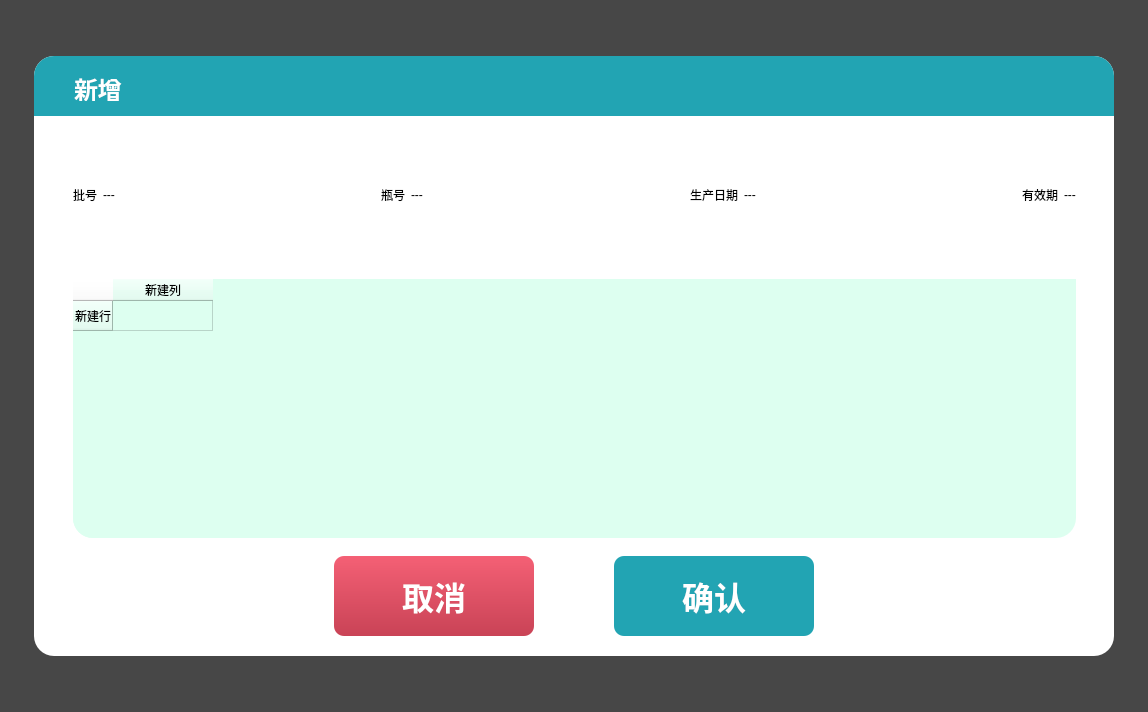
<?xml version="1.0" encoding="UTF-8"?>
<ui version="4.0">
 <class>DQualityManageInstallByScan</class>
 <widget class="QWidget" name="DQualityManageInstallByScan">
  <property name="geometry">
   <rect>
    <x>0</x>
    <y>0</y>
    <width>1148</width>
    <height>712</height>
   </rect>
  </property>
  <property name="windowTitle">
   <string>Form</string>
  </property>
  <property name="styleSheet">
   <string notr="true">image: none;
background: none;

background-color: rgba(0, 0, 0, 120);</string>
  </property>
  <layout class="QGridLayout" name="gridLayout">
   <item row="0" column="1">
    <spacer name="verticalSpacer_2">
     <property name="orientation">
      <enum>Qt::Vertical</enum>
     </property>
     <property name="sizeHint" stdset="0">
      <size>
       <width>20</width>
       <height>88</height>
      </size>
     </property>
    </spacer>
   </item>
   <item row="1" column="0">
    <spacer name="horizontalSpacer">
     <property name="orientation">
      <enum>Qt::Horizontal</enum>
     </property>
     <property name="sizeHint" stdset="0">
      <size>
       <width>16</width>
       <height>20</height>
      </size>
     </property>
    </spacer>
   </item>
   <item row="1" column="1">
    <widget class="QWidget" name="widget" native="true">
     <property name="minimumSize">
      <size>
       <width>1080</width>
       <height>600</height>
      </size>
     </property>
     <property name="styleSheet">
      <string notr="true">image: none;
border-image: none;
background-image: none;

background: #FFFFFF;
border-radius: 20px;</string>
     </property>
     <widget class="QLabel" name="label_name">
      <property name="geometry">
       <rect>
        <x>40</x>
        <y>20</y>
        <width>241</width>
        <height>25</height>
       </rect>
      </property>
      <property name="styleSheet">
       <string notr="true">background: transparent;

width: 46px;
height: 23px;
font-family: PingFang SC;
font-weight: 500;
font-size: 24px;
color: #ffffff;
line-height: 34px;</string>
      </property>
      <property name="text">
       <string>新增</string>
      </property>
     </widget>
     <widget class="QWidget" name="layoutWidget">
      <property name="geometry">
       <rect>
        <x>30</x>
        <y>70</y>
        <width>1021</width>
        <height>421</height>
       </rect>
      </property>
      <layout class="QVBoxLayout" name="verticalLayout" stretch="1,2">
       <item>
        <widget class="QWidget" name="widget_3" native="true">
         <layout class="QHBoxLayout" name="horizontalLayout">
          <item>
           <widget class="QLabel" name="label">
            <property name="text">
             <string>批号</string>
            </property>
           </widget>
          </item>
          <item>
           <widget class="QLabel" name="lab_batchNum">
            <property name="text">
             <string>---</string>
            </property>
           </widget>
          </item>
          <item>
           <spacer name="horizontalSpacer_3">
            <property name="orientation">
             <enum>Qt::Horizontal</enum>
            </property>
            <property name="sizeHint" stdset="0">
             <size>
              <width>40</width>
              <height>20</height>
             </size>
            </property>
           </spacer>
          </item>
          <item>
           <widget class="QLabel" name="label_5">
            <property name="text">
             <string>瓶号</string>
            </property>
           </widget>
          </item>
          <item>
           <widget class="QLabel" name="lab_bottleNum">
            <property name="text">
             <string>---</string>
            </property>
           </widget>
          </item>
          <item>
           <spacer name="horizontalSpacer_4">
            <property name="orientation">
             <enum>Qt::Horizontal</enum>
            </property>
            <property name="sizeHint" stdset="0">
             <size>
              <width>40</width>
              <height>20</height>
             </size>
            </property>
           </spacer>
          </item>
          <item>
           <widget class="QLabel" name="label_7">
            <property name="text">
             <string>生产日期</string>
            </property>
           </widget>
          </item>
          <item>
           <widget class="QLabel" name="lab_product">
            <property name="text">
             <string>---</string>
            </property>
           </widget>
          </item>
          <item>
           <spacer name="horizontalSpacer_5">
            <property name="orientation">
             <enum>Qt::Horizontal</enum>
            </property>
            <property name="sizeHint" stdset="0">
             <size>
              <width>40</width>
              <height>20</height>
             </size>
            </property>
           </spacer>
          </item>
          <item>
           <widget class="QLabel" name="label_9">
            <property name="text">
             <string>有效期</string>
            </property>
           </widget>
          </item>
          <item>
           <widget class="QLabel" name="lab_validity">
            <property name="text">
             <string>---</string>
            </property>
           </widget>
          </item>
         </layout>
        </widget>
       </item>
       <item>
        <widget class="QWidget" name="widget_4" native="true">
         <layout class="QGridLayout" name="gridLayout_2">
          <item row="0" column="0">
           <widget class="QTableWidget" name="tableWidget">
            <property name="styleSheet">
             <string notr="true">background-color: rgb(221, 255, 240);</string>
            </property>
            <row>
             <property name="text">
              <string>新建行</string>
             </property>
            </row>
            <column>
             <property name="text">
              <string>新建列</string>
             </property>
            </column>
           </widget>
          </item>
         </layout>
        </widget>
       </item>
      </layout>
     </widget>
     <widget class="QWidget" name="widget_5" native="true">
      <property name="geometry">
       <rect>
        <x>0</x>
        <y>0</y>
        <width>1080</width>
        <height>60</height>
       </rect>
      </property>
      <property name="minimumSize">
       <size>
        <width>480</width>
        <height>40</height>
       </size>
      </property>
      <property name="styleSheet">
       <string notr="true">border: none;
background: none;
image: none;

background: #22a4b3;

border-top-left-radius: 20px;
border-top-right-radius: 20px;
border-bottom-left-radius: 0px;
border-bottom-right-radius: 0px;</string>
      </property>
     </widget>
     <widget class="QPushButton" name="btn_yes">
      <property name="geometry">
       <rect>
        <x>580</x>
        <y>500</y>
        <width>200</width>
        <height>80</height>
       </rect>
      </property>
      <property name="sizePolicy">
       <sizepolicy hsizetype="Expanding" vsizetype="Expanding">
        <horstretch>0</horstretch>
        <verstretch>0</verstretch>
       </sizepolicy>
      </property>
      <property name="maximumSize">
       <size>
        <width>1111</width>
        <height>1111</height>
       </size>
      </property>
      <property name="styleSheet">
       <string notr="true">background: #22A4B3;
border-radius: 10px;

font-family: PingFang SC;
font-weight: bold;
font-size: 32px;
color: #FFFFFF;
line-height: 42px;</string>
      </property>
      <property name="text">
       <string>确认</string>
      </property>
      <property name="flat">
       <bool>true</bool>
      </property>
     </widget>
     <widget class="QPushButton" name="btn_no">
      <property name="geometry">
       <rect>
        <x>300</x>
        <y>500</y>
        <width>200</width>
        <height>80</height>
       </rect>
      </property>
      <property name="sizePolicy">
       <sizepolicy hsizetype="Expanding" vsizetype="Expanding">
        <horstretch>0</horstretch>
        <verstretch>0</verstretch>
       </sizepolicy>
      </property>
      <property name="maximumSize">
       <size>
        <width>1111</width>
        <height>1111</height>
       </size>
      </property>
      <property name="styleSheet">
       <string notr="true">background: transparent;
background-color: qlineargradient(spread:pad, x1:0, y1:0, x2:0, y2:1, stop:0 rgba(244, 96, 117, 255), stop:1 rgba(201, 67, 86, 255));
border-radius: 10px;
font-weight: bold;
color: white;
font-size: 32px;
font-family: PingFang SC;</string>
      </property>
      <property name="text">
       <string>取消</string>
      </property>
      <property name="flat">
       <bool>true</bool>
      </property>
     </widget>
     <zorder>widget_5</zorder>
     <zorder>label_name</zorder>
     <zorder>layoutWidget</zorder>
     <zorder>btn_yes</zorder>
     <zorder>btn_no</zorder>
    </widget>
   </item>
   <item row="1" column="2">
    <spacer name="horizontalSpacer_2">
     <property name="orientation">
      <enum>Qt::Horizontal</enum>
     </property>
     <property name="sizeHint" stdset="0">
      <size>
       <width>16</width>
       <height>20</height>
      </size>
     </property>
    </spacer>
   </item>
   <item row="2" column="1">
    <spacer name="verticalSpacer">
     <property name="orientation">
      <enum>Qt::Vertical</enum>
     </property>
     <property name="sizeHint" stdset="0">
      <size>
       <width>20</width>
       <height>88</height>
      </size>
     </property>
    </spacer>
   </item>
  </layout>
 </widget>
 <resources/>
 <connections/>
</ui>
